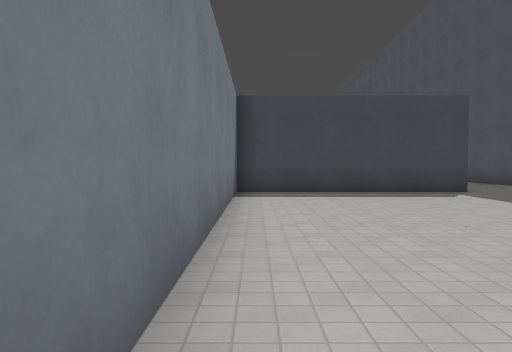
View 1 (above)

23 first-person views from a walk through a 3-D level made in the Godot game engine. The camera is 1.5 m above the floor, tilts 2° down and sees 70° across. The floor is counted in squares, 2 m on a side. Each view is taken from the middle of a square. On the plan, view 1 faces up. The plan holds only what a view shows up to about 11 squares ahead; the rest is blank. The place goes on beyond the plan. Surface patterns are stand-ins for the level's own textures.

View 2
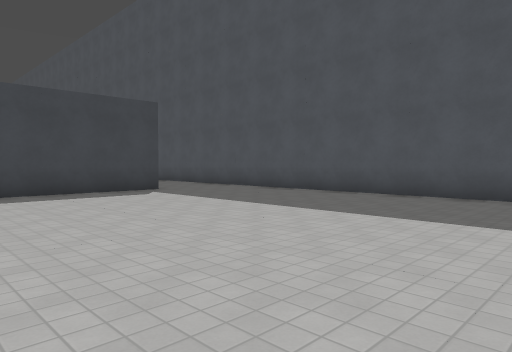

View 3
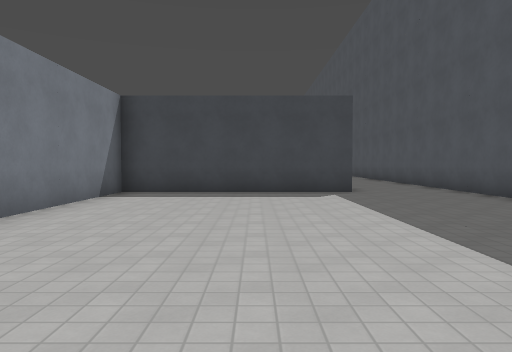

View 4
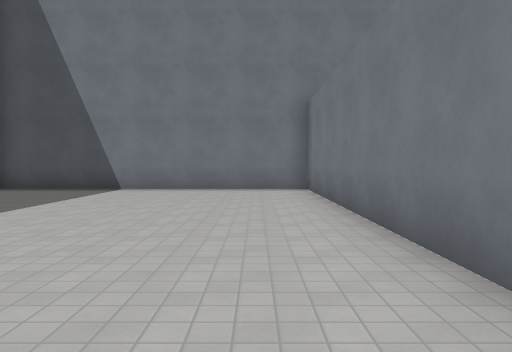

View 5
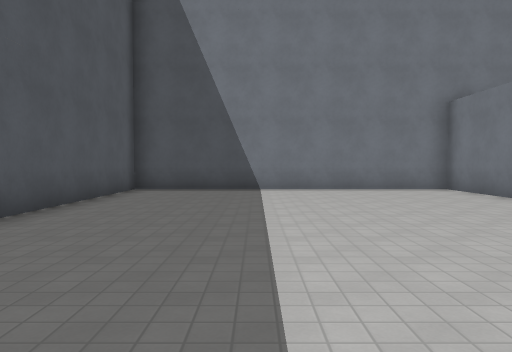

View 6
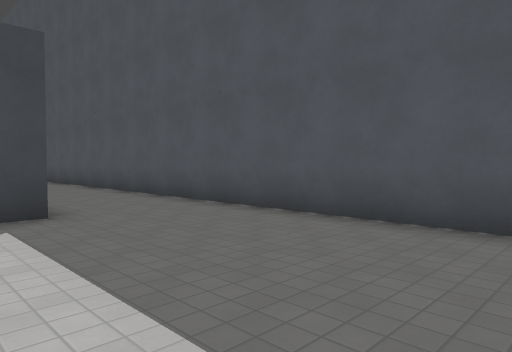

View 7
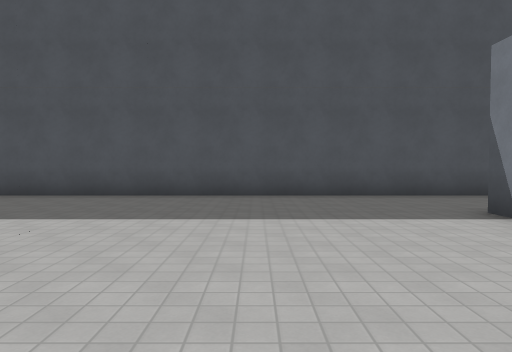

View 8
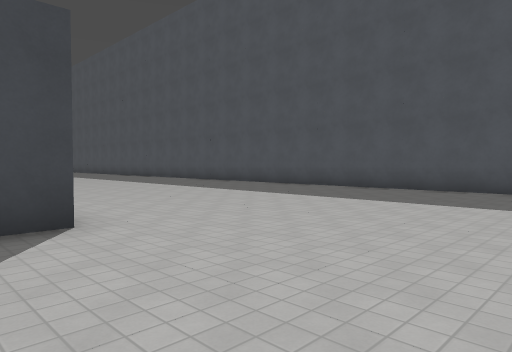

View 9
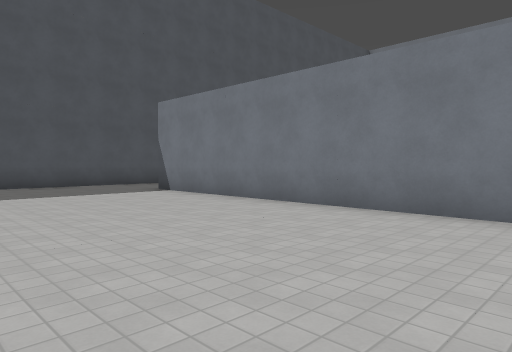

View 10
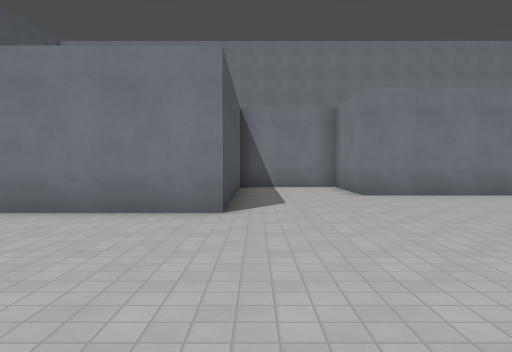

View 11
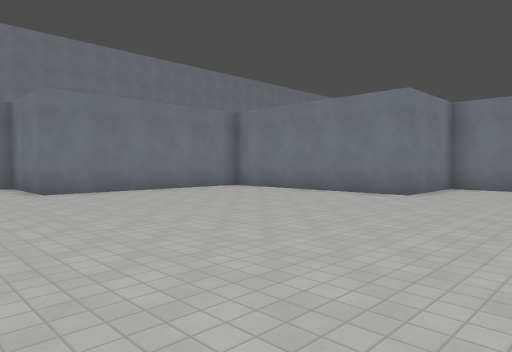

View 12
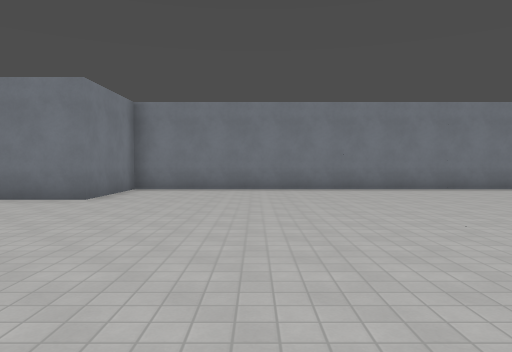

View 13
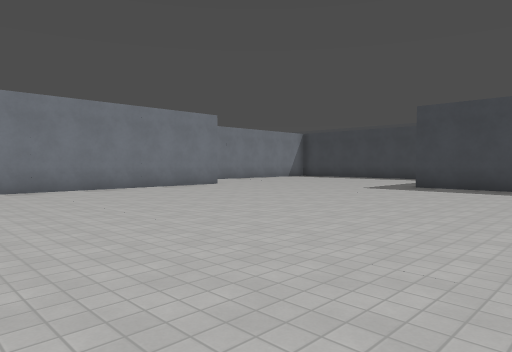

View 14
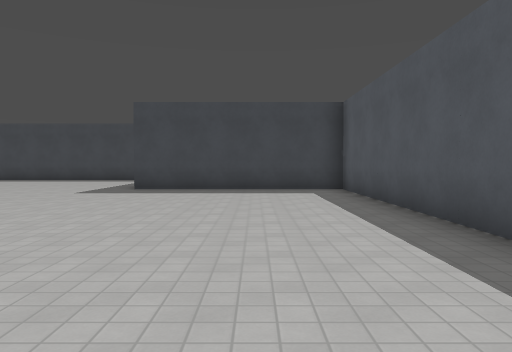

View 15
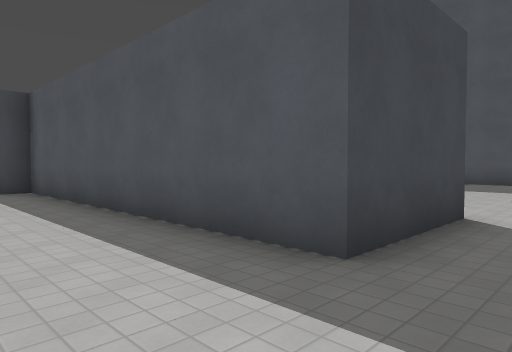

View 16
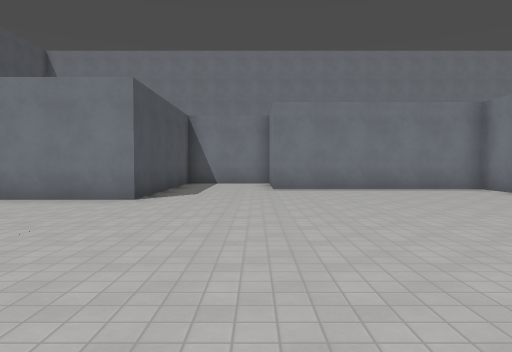

View 17
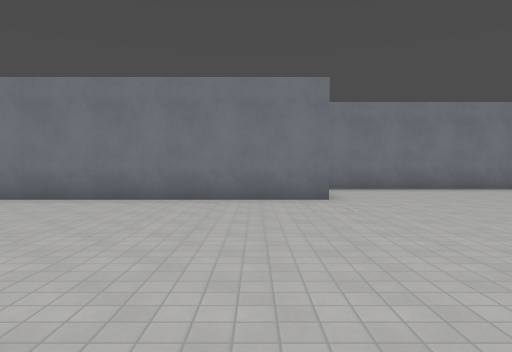

View 18
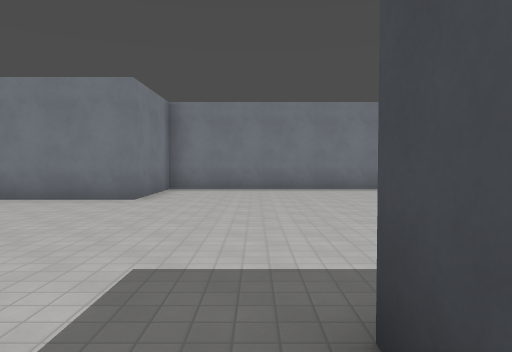

View 19
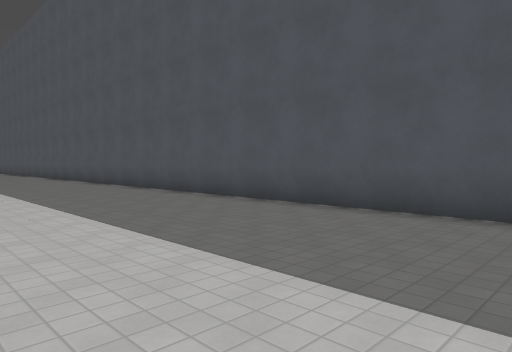

View 20
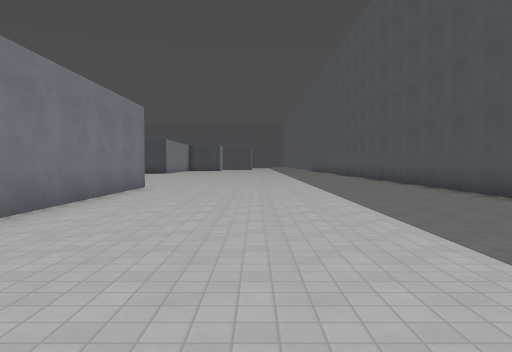

View 21
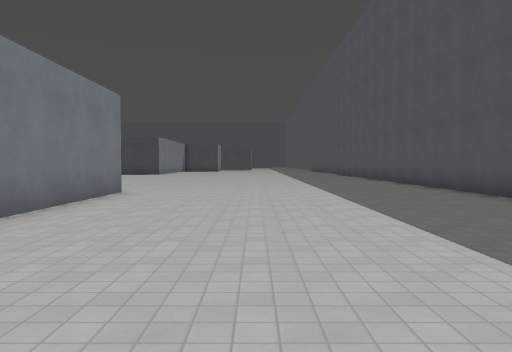

View 22
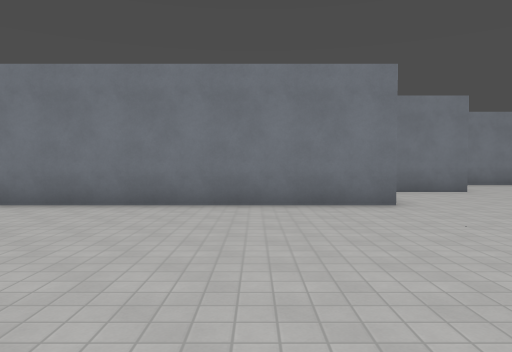

View 23
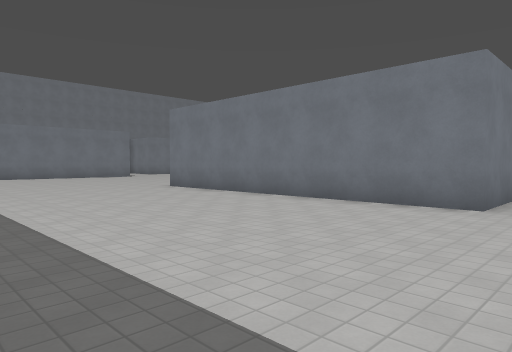

### Floor plan
Points are (right, up) in squares from view 1. A wall is a line through its corners. A room is listed if a view was taken in it or the views show most of it. See-through windows are left out.
Room 1 (views 1, 2, 3, 4, 5, 6)
walls: (5.6, 9.5) (-0.5, 9.5) (-0.5, -5.5) (8.5, -5.5) (8.5, 12.5)
ways out: opening at (7, 13) to room 2
Room 2 (views 7, 8, 9, 10, 11, 12, 13, 14, 15, 16, 17, 18, 19, 20, 21, 22, 23)
walls: (-0.4, 21.5) (-3.5, 21.5) (-3.5, 30.5) (-9.5, 30.5); (-2.5, 30.5) (-0.5, 30.5) (-0.5, 22.9); (-3.5, 32.5) (-3.5, 31.6); (-3.5, 7.1) (-3.5, 12.5) (5.5, 12.5); (8.5, 12.5) (8.5, 32); (-18.5, 32.5) (-18.5, 27.5) (-15.5, 27.5) (-15.5, 15.5) (-12.5, 15.5) (-12.5, 9.5) (-6.5, 9.5) (-6.5, 6.5) (-6.1, 6.5)
ways out: opening at (7, 13) to room 1

Where each view was taken, in squares from view 1:
view 1: 0 up, 0 right, facing up
view 2: 0 up, 0 right, facing up-right
view 3: 0 up, 3 right, facing up
view 4: 5 up, 1 right, facing down
view 5: 5 up, 5 right, facing down
view 6: 4 up, 4 right, facing up-right
view 7: 16 up, 0 right, facing right
view 8: 17 up, 2 left, facing up-right
view 9: 18 up, 4 left, facing down-right
view 10: 18 up, 4 left, facing down
view 11: 19 up, 4 left, facing down-left
view 12: 19 up, 5 left, facing left
view 13: 19 up, 5 left, facing up-left
view 14: 20 up, 6 left, facing up
view 15: 20 up, 6 left, facing up-right
view 16: 20 up, 6 left, facing down
view 17: 26 up, 8 left, facing left
view 18: 30 up, 8 left, facing left
view 19: 19 up, 3 right, facing up-right
view 20: 19 up, 3 right, facing up
view 21: 21 up, 3 right, facing up
view 22: 28 up, 6 right, facing left
view 23: 32 up, 6 right, facing down-left
